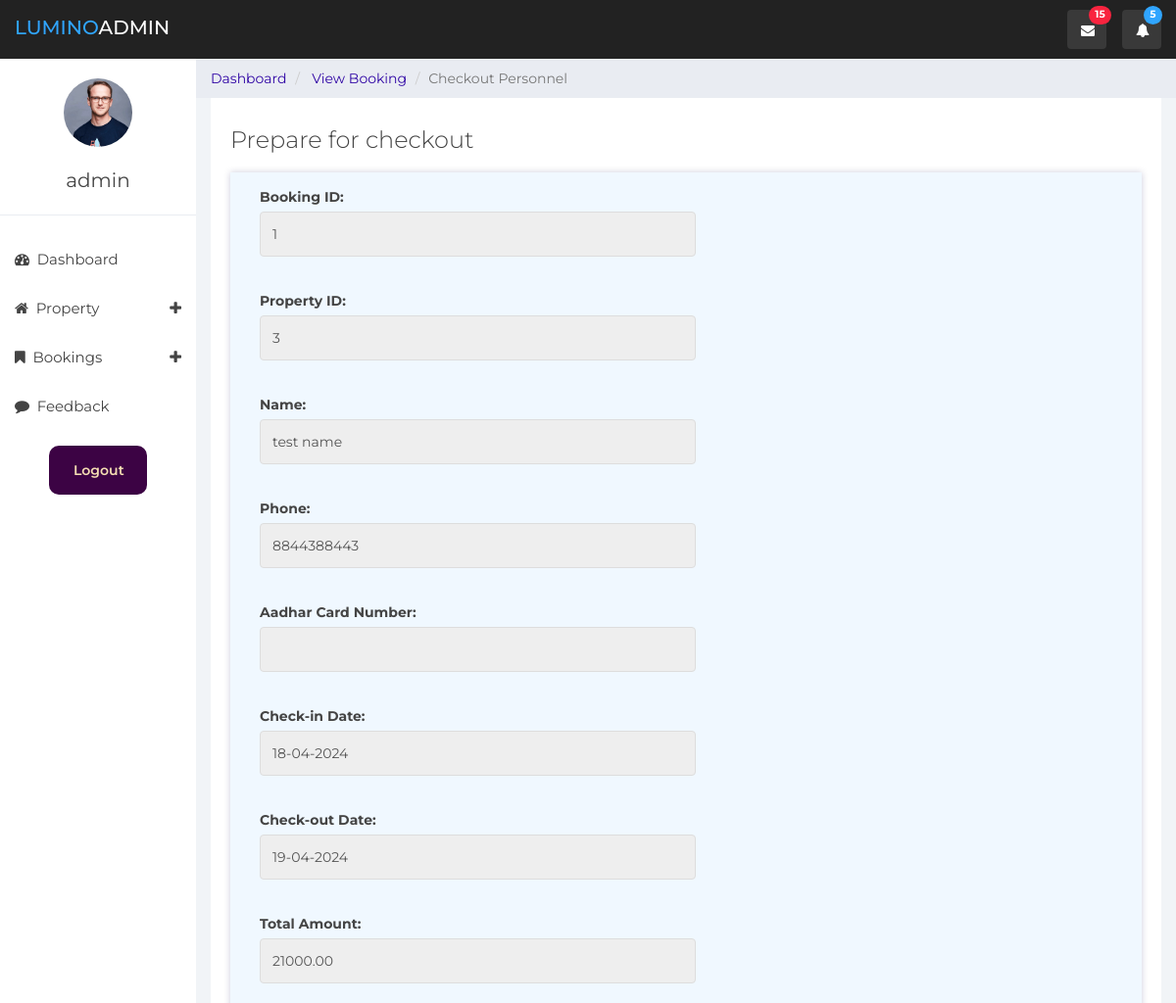
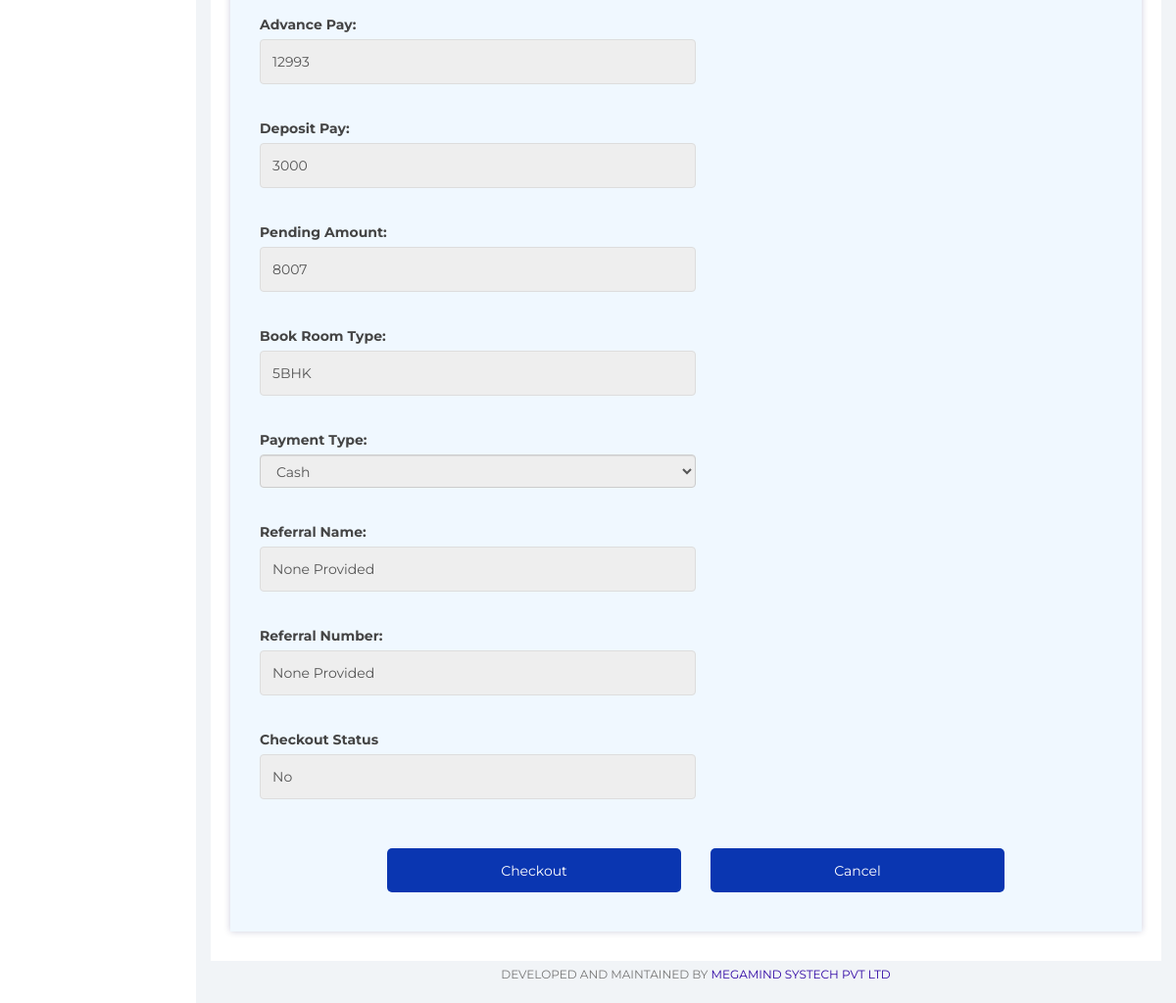
Page /viewbookingbig.php?booking_id=1 (signed in) on the committed database (2 pictures, top to bottom).
### tables this page shows
CREATE TABLE `bookings` (
  `booking_id` int(11) NOT NULL,
  `book_name` varchar(100) NOT NULL,
  `book_phone` varchar(10) NOT NULL,
  `book_valid` varchar(12) NOT NULL,
  `property_book_id` int(11) NOT NULL,
  `booking_type` varchar(50) NOT NULL,
  `check_in_date` varchar(20) NOT NULL,
  `check_out_date` varchar(20) NOT NULL,
  `pay_total` varchar(20) NOT NULL,
  `pay_advance` varchar(20) NOT NULL,
  `pay_deposit` varchar(20) NOT NULL,
  `pay_remaining` varchar(20) NOT NULL,
  `payment_type` varchar(50) NOT NULL,
  `referral_name` varchar(50) NOT NULL,
  `referral_number` varchar(50) NOT NULL,
  `biller_id` int(11) NOT NULL,
  `actual_booked_rooms` varchar(15) NOT NULL,
  `checkout_check` varchar(10) NOT NULL
);

### src/viewbookingbig.php (the view, shortened to what this page needs)
<?php
$profilepfp = $_SESSION['pfp'];
?>
<?php
$hostname = "localhost";
	$username = "root";
	$password = "";
	$database = "property_manage";
$conn = new mysqli($hostname, $username, $password, $database);
if($_SERVER["REQUEST_METHOD"] == "POST"){
	$bookid = htmlspecialchars($_POST["bookingid"]);
	$sql = "SELECT * FROM bookings WHERE booking_id = '$bookid'";
	$result = $conn->query($sql);
	$row = $result->fetch_array();
	$sql2 = "UPDATE bookings SET checkout_check='Yes' WHERE booking_id='$bookid'";
	$result2 = $conn->query($sql2);
	$_checkoutcheck = "Yes";
	echo'<script>alert("Customer Checked Out Successfully!")</script>';
}
else{
	if(isset($_GET['booking_id'])){
		$bookingid = htmlspecialchars($_GET['booking_id']);
	}
	$sql = "SELECT * FROM bookings WHERE booking_id = '$bookingid'";
	$result = $conn->query($sql);
	$_sql = "SELECT checkout_check FROM bookings WHERE booking_id='$bookingid'";
	$_result = $conn->query($_sql);
	$_row = $_result->fetch_assoc();
	$_checkoutcheck = $_row["checkout_check"];
	if($result->num_rows>0){
		$row = $result->fetch_array();
	}
}
?>
<!DOCTYPE html>
<html>
<head>
	<link href="css/bootstrap.min.css" rel="stylesheet">
	<link href="css/font-awesome.min.css" rel="stylesheet">
	<link href="css/datepicker3.css" rel="stylesheet">
	<link href="css/styles.css" rel="stylesheet">
	<link href="custom.css" rel="stylesheet">
</head>
<body>
	<nav class="navbar navbar-custom navbar-fixed-top" role="navigation">
		<div class="container-fluid">
			<div class="navbar-header">
				<a class="navbar-brand" href="#"><span>Lumino</span>Admin</a>
				<ul class="nav navbar-top-links navbar-right">
					<li class="dropdown"><a class="dropdown-toggle count-info" data-toggle="dropdown" href="#">
						<em class="fa fa-envelope"></em><span class="label label-danger">15</span>
					</a>
					</li>
					<li class="dropdown"><a class="dropdown-toggle count-info" data-toggle="dropdown" href="#">
						<em class="fa fa-bell"></em><span class="label label-info">5</span>
					</a>
					</li>
				</ul>
			</div>
		</div>
	</nav>
	<div id="sidebar-collapse" class="col-sm-3 col-lg-2 sidebar">
		<div class="profile-sidebar">
			<div class="profile-userpic">
				<img src="<?php echo $profilepfp; ?>" class="img-responsive" alt="">
			</div>
			<div class="profile-usertitle">
				<div class="profile-usertitle-name"><?php echo($_SESSION['username']);?></div>
			</div>
		</div>
		<ul class="nav menu">
			<li><a href="index.php"><em class="fa fa-dashboard">&nbsp;</em> Dashboard</a></li>
			<li class="parent "><a data-toggle="collapse" href="#sub-item-1">
				<em class="fa fa-home">&nbsp;</em> Property <span data-toggle="collapse" href="#sub-item-1" class="icon pull-right"><em class="fa fa-plus"></em></span>
				</a>
			</li>
			<li class="parent "><a data-toggle="collapse" href="#sub-item-2">
				<em class="fa fa-bookmark">&nbsp;</em> Bookings <span data-toggle="collapse" href="#sub-item-2" class="icon pull-right"><em class="fa fa-plus"></em></span>
				</a>
			</li>
			<li><a href="feedback_display.php"><em class="fa fa-comment">&nbsp;</em> Feedback</a></li>
			<a class="link-fix-2" href="logout.php"><button class="btn-fix-2">Logout</button></a>
		</ul>
	</div>
	<div class="col-sm-9 col-sm-offset-3 col-lg-10 col-lg-offset-2 main">
		<div class="row">
			<ol class="breadcrumb">
				<li><a href="index.php">
					Dashboard
				</a></li>
				<li><a href="viewbooking.php">
					View Booking
				</a></li>
				<li class="active">Checkout Personnel</li>
			</ol>
		</div>
    <form class="form-format-1" action="<?php echo htmlspecialchars($_SERVER["PHP_SELF"]);?>" method="post" id="checkoutform">
		<div class="outer-sub-1">
			<h3> Prepare for checkout </h3>
			<div class="sub-section-1">
				<div class="form-group  prop-type form-format-1">
					<label for="bookingid">Booking ID:</label><br>
					<input class="form-control" class="form-control" type="text" id="bookingid" name="bookingid" value="<?php echo $row["booking_id"];?>"readonly><br>
				</div>
				<div class="form-group prop-type">
    				<label for="propertyid">Property ID:</label><br>
    				<input class="form-control" type="text" id="propid" name="propid" value="<?php echo $row['property_book_id']; ?>"readonly><br>
				</div>
				<div class="form-group prop-type">
    				<label for="name">Name:</label><br>
    				<input class="form-control" type="text" id="name" name="name" value="<?php echo $row['book_name']; ?>" readonly><br>
				</div>
				<div class="form-group prop-type">
    				<label for="phone">Phone:</label><br>
    				<input class="form-control" type="text" id="phone" name="phone" value="<?php echo $row['book_phone']; ?>" readonly><br>
				</div>
				<div class="form-group prop-type">
					<label for="aadhar">Aadhar Card Number:</label><br>
					<input class="form-control" type="text" id="aadhar" name="aadhar" value="<?php echo $row['book_valid']; ?>" readonly><br>
				</div>
				<div class="form-group prop-type">
    				<label for="checkin">Check-in Date:</label><br>
    				<input class="form-control" type="text" id="checkin" name="checkin" value="<?php echo $row['check_in_date']; ?>" readonly><br>
				</div>
				<div class="form-group prop-type">
    				<label for="checkout">Check-out Date:</label><br>
    				<input class="form-control" type="text" id="checkout" name="checkout" value="<?php echo $row['check_out_date']; ?>" readonly><br>
				</div>
				<div class="form-group prop-type">
    				<label for="total">Total Amount:</label><br>
    				<input class="form-control" type="text" id="total" name="total" value="<?php echo $row['pay_total']; ?>" readonly><br>
				</div>
				<div class="form-group prop-type">
    				<label for="advance">Advance Pay:</label><br>
    				<input class="form-control" type="text" id="advance" name="advance" value="<?php echo $row['pay_advance']; ?>" readonly><br>
				</div>
				<div class="form-group prop-type">
    				<label for="deposit">Deposit Pay:</label><br>
    				<input class="form-control" type="text" id="deposit" name="deposit" value="<?php echo $row['pay_deposit']; ?>" readonly><br>
				</div>
				<div class="form-group prop-type">
    				<label for="pending">Pending Amount:</label><br>
    				<input class="form-control" type="text" id="pending" name="pending" value="<?php echo $row['pay_remaining']; ?>" readonly><br>
				</div>
				<div class="form-group prop-type">
    				<label for="roomtype">Book Room Type:</label><br>
    				<input class="form-control" type="text" id="roomtype" name="roomtype" value="<?php echo $row['booking_type']; ?>" readonly><br>
				</div>
				<div class="form-group prop-type">
    			<label for="paymenttype">Payment Type:</label><br>
    			<select class="form-control" id="paymenttype" name="paymenttype" value="<?php echo $row['payment_type']; ?>" readonly>
        			<option value="cash">Cash</option>
    			</select><br>
				</div>
				<div class="form-group prop-type">
    				<label for="referralname">Referral Name:</label><br>
    				<input class="form-control" type="text" id="referralname" name="referralname" value="<?php echo $row['referral_name']; ?>" readonly><br>
				</div>
				<div class="form-group prop-type">
    				<label for="referralnumber">Referral Number:</label><br>
    				<input class="form-control" type="text" id="referralnumber" name="referralnumber" value="<?php echo $row['referral_number']; ?>" readonly><br>
				</div>
				<div class="form-group prop-type">
					<label for="checkoutstatus">Checkout Status</label><br>
					<input class="form-control" type="text" id="checkoutstatus" name="checkoutstatus" value="<?php echo $_checkoutcheck;?>"readonly><br>
				</div>
				<div class="submit-btn-2">
    				<input class="input-btn-1" type="button" id="checkoutbtn" value="Checkout" onclick="confirmCheckout()">
					<input class="input-btn-1" type="button" value="Cancel" onclick="window.location.href = 'viewbooking.php'">
				</div>
    </form>
        </div>
		<?php include "footer.php";?>
</body>
</html>

### src/css/styles.css (style rules this page uses)
body { background: #f1f4f7; padding-top: 60px; font-size: 14px; color: #444444; font-family: "Montserrat", "Helvetica Neue", Helvetica, Arial, sans-serif; }
a, a:focus { text-decoration: none; color: rgb(48, 6, 165); }
h1, h2, h3, h4, h5, h6 { color: #444444; }
h3, h4 { font-weight: 300; }
input.form-control { border: 1px solid #ddd; box-shadow: none; height: 46px; }
.navbar-custom { background: #222; height: 60px; }
.navbar-header .navbar-brand { color: #fff; font-size: 20px; text-transform: uppercase; font-weight: 500; height: 60px; padding-top: 18px; }
.navbar-header .navbar-brand span { color: #30a5ff; }
.dropdown { background: rgba(255, 255, 255, 0.1); float: left; margin: 10px 8px; padding: 0px; border-radius: 4px; }
.dropdown a.dropdown-toggle { color: #fff; height: 40px; width: 40px; padding-top: 11px; padding-left: 9px; }
.dropdown .label { top: -4px; left: 22px; padding-top: 4px; padding-bottom: 4px; position: absolute; border-radius: 9999px; }
.navbar-top-links li:last-child { margin-right: 15px; }
.dropdown em { margin: 0 5px; }
.label-info { background-color: #30a5ff; }
.label-danger { background-color: #f9243f; }
.navbar { border: 0; }
.sidebar { display: block; padding: 0; display: none; box-shadow: none; background: #fff; }
.sidebar ul { margin: 20px 0px; }
@media (min-width: 768px) { .sidebar { display: block; position: fixed; top: 60px; bottom: 0; left: 0; z-index: 1000; display: block; margin: 0; padding: 0; overflow-x: hidden; overflow-y: auto; } }
@media (min-width: 768px) { .navbar-header { width: 100%; } }
.sidebar ul.nav li a { height: 50px; font-size: 15px; line-height: 2em; color: #444444; }
.profile-sidebar { display: flex; justify-content: center; flex-direction: column; position: relative; padding: 10px 10px; border-bottom: 1px solid #e9ecf2; }
.profile-userpic { display: flex; justify-content: center; }
.profile-userpic img { display: flex; justify-content: center; margin: 10px; width: 70px; height: 70px; border-radius: 9999px !important; }
.profile-usertitle { display: flex; justify-content: center; text-align: center; margin: 10px; }
.profile-usertitle-name { font-size: 20px; margin-bottom: 0px; }
.breadcrumb { border-radius: 0; padding: 10px 15px 10px 15px; background: #e9ecf2; margin: 0; }

### src/custom.css (style rules this page uses)
.btn-fix-2 { border: none; display: flex; margin-left: auto; margin-right: auto; width: 100px; height: 50px; color: wheat; padding: 15px 25px; border-radius: 10px; background-color: rgb(60, 3, 68); font-weight: 600; margin-top: 15px; }
.link-fix-2 { text-decoration: none !important; }
.sub-section-1 { margin: 20px; padding: 15px 10px 15px 30px; background-color: aliceblue; box-shadow: 0 0 7px rgba(1, 1, 78, 0.2); }
.form-format-1 { display: block; }
.outer-sub-1 { background-color: white; padding-top: 10px; padding-bottom: 10px; }
.outer-sub-1 h3, p { margin-left: 20px; }
.submit-btn-2 { display: flex; justify-content: center; }
.input-btn-1 { width: 300px; height: 45px; background-color: rgb(10, 54, 177); color: white; border: none; border-radius: 5px; margin: 15px; }
.prop-type { width: 50% !important; }

### rows in the picture
bookings: bookingid "1", propid "3", name "test name", phone "8844388443", checkin "18-04-2024", checkout "19-04-2024", total "21000.00", advance "12993", deposit "3000", pending "8007", roomtype "5BHK", paymenttype "Cash", referralname "None Provided", referralnumber "None Provided", checkoutstatus "No"

### other values in the picture
$_SESSION['username'] "admin"
